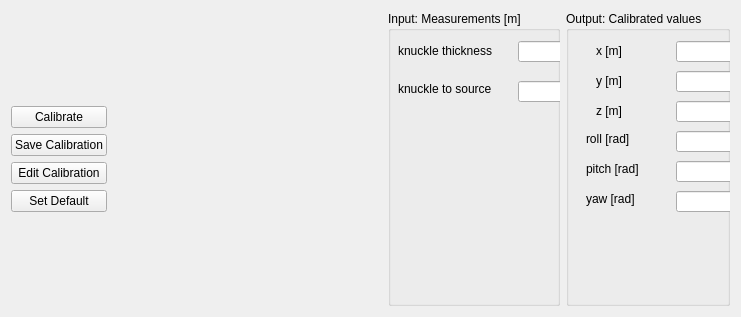
<?xml version="1.0" encoding="UTF-8"?>
<ui version="4.0">
 <class>ShadowGloveCalibrationDockWidget</class>
 <widget class="QWidget" name="ShadowGloveCalibrationDockWidget">
  <property name="geometry">
   <rect>
    <x>0</x>
    <y>0</y>
    <width>741</width>
    <height>317</height>
   </rect>
  </property>
  <property name="windowTitle">
   <string>Shadow Glove Calibration</string>
  </property>
  <layout class="QGridLayout" name="gridLayout_2">
   <item row="0" column="0">
    <layout class="QHBoxLayout" name="horizontalLayout_3">
     <item>
      <layout class="QVBoxLayout" name="verticalLayout_10">
       <item>
        <spacer name="verticalSpacer">
         <property name="orientation">
          <enum>Qt::Vertical</enum>
         </property>
         <property name="sizeHint" stdset="0">
          <size>
           <width>20</width>
           <height>40</height>
          </size>
         </property>
        </spacer>
       </item>
       <item>
        <widget class="QPushButton" name="calibrate">
         <property name="text">
          <string>Calibrate</string>
         </property>
        </widget>
       </item>
       <item>
        <widget class="QPushButton" name="save_calibration">
         <property name="text">
          <string>Save Calibration</string>
         </property>
        </widget>
       </item>
       <item>
        <widget class="QPushButton" name="load_calibration">
         <property name="text">
          <string>Edit Calibration</string>
         </property>
        </widget>
       </item>
       <item>
        <widget class="QPushButton" name="set_default">
         <property name="text">
          <string>Set Default</string>
         </property>
        </widget>
       </item>
       <item>
        <spacer name="verticalSpacer_2">
         <property name="orientation">
          <enum>Qt::Vertical</enum>
         </property>
         <property name="sizeHint" stdset="0">
          <size>
           <width>20</width>
           <height>40</height>
          </size>
         </property>
        </spacer>
       </item>
      </layout>
     </item>
     <item>
      <spacer name="horizontalSpacer">
       <property name="orientation">
        <enum>Qt::Horizontal</enum>
       </property>
       <property name="sizeHint" stdset="0">
        <size>
         <width>40</width>
         <height>20</height>
        </size>
       </property>
      </spacer>
     </item>
     <item>
      <layout class="QVBoxLayout" name="verticalLayout_9">
       <item>
        <widget class="QGroupBox" name="groupBox_2">
         <property name="title">
          <string>Input: Measurements [m]   </string>
         </property>
         <widget class="QLineEdit" name="knuckle_thickness">
          <property name="geometry">
           <rect>
            <x>130</x>
            <y>30</y>
            <width>51</width>
            <height>21</height>
           </rect>
          </property>
         </widget>
         <widget class="QLabel" name="label_3">
          <property name="geometry">
           <rect>
            <x>10</x>
            <y>32</y>
            <width>111</width>
            <height>16</height>
           </rect>
          </property>
          <property name="text">
           <string>knuckle thickness</string>
          </property>
         </widget>
         <widget class="QLabel" name="label_4">
          <property name="geometry">
           <rect>
            <x>10</x>
            <y>70</y>
            <width>111</width>
            <height>16</height>
           </rect>
          </property>
          <property name="text">
           <string>knuckle to source</string>
          </property>
         </widget>
         <widget class="QLineEdit" name="knuckle_to_source">
          <property name="geometry">
           <rect>
            <x>130</x>
            <y>70</y>
            <width>51</width>
            <height>21</height>
           </rect>
          </property>
         </widget>
        </widget>
       </item>
      </layout>
     </item>
     <item>
      <layout class="QVBoxLayout" name="verticalLayout_8">
       <item>
        <widget class="QGroupBox" name="groupBox_3">
         <property name="title">
          <string>Output: Calibrated values</string>
         </property>
         <widget class="QLineEdit" name="source_position_0">
          <property name="geometry">
           <rect>
            <x>110</x>
            <y>30</y>
            <width>61</width>
            <height>21</height>
           </rect>
          </property>
          <property name="readOnly">
           <bool>true</bool>
          </property>
         </widget>
         <widget class="QLineEdit" name="source_position_1">
          <property name="geometry">
           <rect>
            <x>110</x>
            <y>60</y>
            <width>61</width>
            <height>21</height>
           </rect>
          </property>
          <property name="readOnly">
           <bool>true</bool>
          </property>
         </widget>
         <widget class="QLineEdit" name="source_position_2">
          <property name="geometry">
           <rect>
            <x>110</x>
            <y>90</y>
            <width>61</width>
            <height>21</height>
           </rect>
          </property>
          <property name="readOnly">
           <bool>true</bool>
          </property>
         </widget>
         <widget class="QLabel" name="label_6">
          <property name="geometry">
           <rect>
            <x>30</x>
            <y>32</y>
            <width>59</width>
            <height>15</height>
           </rect>
          </property>
          <property name="text">
           <string>x [m]</string>
          </property>
         </widget>
         <widget class="QLabel" name="label_7">
          <property name="geometry">
           <rect>
            <x>30</x>
            <y>62</y>
            <width>59</width>
            <height>15</height>
           </rect>
          </property>
          <property name="text">
           <string>y [m]</string>
          </property>
         </widget>
         <widget class="QLabel" name="label_8">
          <property name="geometry">
           <rect>
            <x>30</x>
            <y>92</y>
            <width>59</width>
            <height>15</height>
           </rect>
          </property>
          <property name="text">
           <string>z [m]</string>
          </property>
         </widget>
         <widget class="QLineEdit" name="source_orientation_0">
          <property name="geometry">
           <rect>
            <x>110</x>
            <y>120</y>
            <width>61</width>
            <height>21</height>
           </rect>
          </property>
          <property name="readOnly">
           <bool>true</bool>
          </property>
         </widget>
         <widget class="QLineEdit" name="source_orientation_1">
          <property name="geometry">
           <rect>
            <x>110</x>
            <y>150</y>
            <width>61</width>
            <height>21</height>
           </rect>
          </property>
          <property name="readOnly">
           <bool>true</bool>
          </property>
         </widget>
         <widget class="QLineEdit" name="source_orientation_2">
          <property name="geometry">
           <rect>
            <x>110</x>
            <y>180</y>
            <width>61</width>
            <height>21</height>
           </rect>
          </property>
          <property name="readOnly">
           <bool>true</bool>
          </property>
         </widget>
         <widget class="QLabel" name="label_9">
          <property name="geometry">
           <rect>
            <x>20</x>
            <y>120</y>
            <width>59</width>
            <height>15</height>
           </rect>
          </property>
          <property name="text">
           <string>roll [rad]</string>
          </property>
         </widget>
         <widget class="QLabel" name="label_10">
          <property name="geometry">
           <rect>
            <x>20</x>
            <y>150</y>
            <width>59</width>
            <height>15</height>
           </rect>
          </property>
          <property name="text">
           <string>pitch [rad]</string>
          </property>
         </widget>
         <widget class="QLabel" name="label_16">
          <property name="geometry">
           <rect>
            <x>20</x>
            <y>180</y>
            <width>59</width>
            <height>15</height>
           </rect>
          </property>
          <property name="text">
           <string>yaw [rad]</string>
          </property>
         </widget>
        </widget>
       </item>
      </layout>
     </item>
    </layout>
   </item>
  </layout>
 </widget>
 <resources/>
 <connections/>
</ui>
